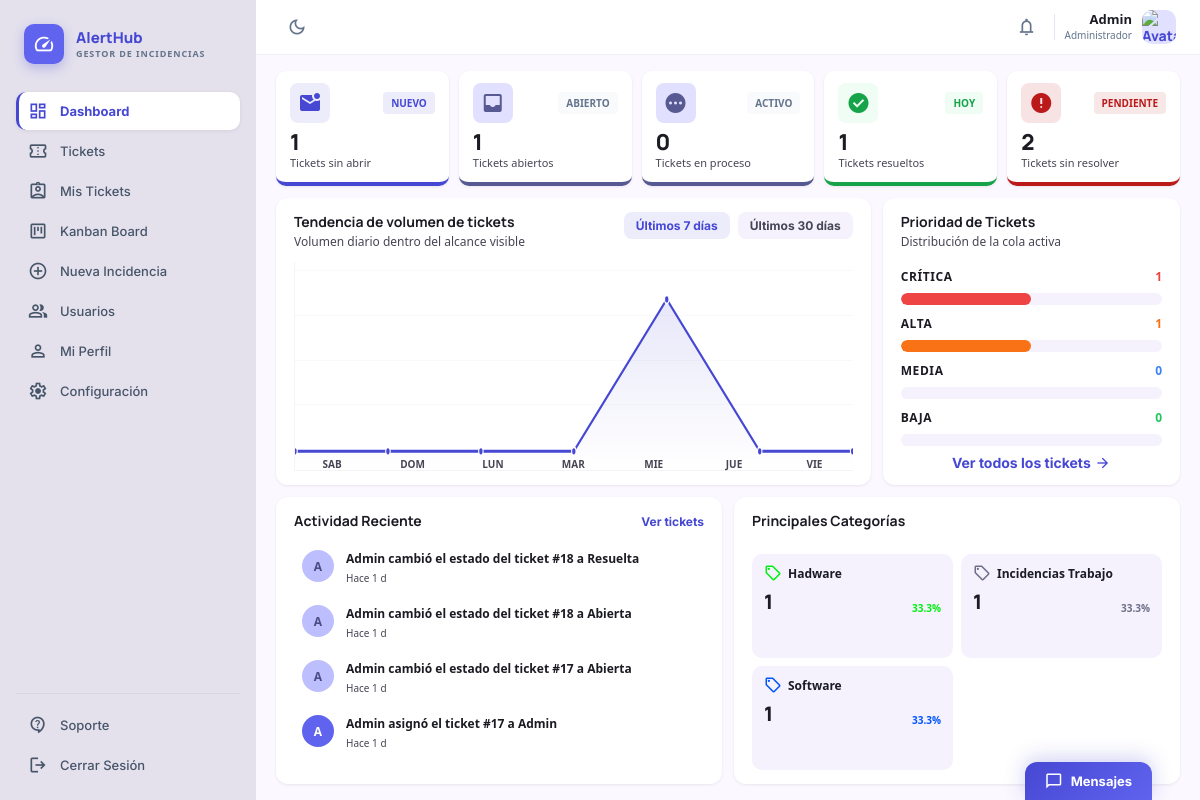
/index.php?controller=Dashboard&action=index (signed in), run on the app's committed database.
### tables this page shows
CREATE TABLE `ticket_comments` (
  `id` int(11) NOT NULL,
  `ticket_id` int(11) NOT NULL,
  `user_id` int(11) DEFAULT NULL,
  `contenido` text NOT NULL,
  `is_internal` tinyint(1) NOT NULL DEFAULT 0,
  `event_type` varchar(30) DEFAULT NULL,
  `created_at` datetime NOT NULL DEFAULT current_timestamp(),
  `updated_at` datetime DEFAULT NULL ON UPDATE current_timestamp()
);

CREATE TABLE `users` (
  `id` int(11) NOT NULL,
  `nombre` varchar(80) NOT NULL,
  `email` varchar(120) NOT NULL,
  `password_hash` varchar(255) NOT NULL,
  `rol` enum('admin','user','cliente') NOT NULL DEFAULT 'user',
  `departamento_id` int(11) DEFAULT NULL,
  `remember_token` varchar(64) DEFAULT NULL,
  `avatar_path` varchar(255) DEFAULT NULL,
  `last_login_at` datetime DEFAULT NULL,
  `last_seen_at` datetime DEFAULT NULL,
  `is_active` tinyint(1) NOT NULL DEFAULT 1,
  `must_change_password` tinyint(1) NOT NULL DEFAULT 0,
  `remember_token_expires_at` datetime DEFAULT NULL,
  `created_at` datetime NOT NULL DEFAULT current_timestamp(),
  `updated_at` datetime DEFAULT NULL ON UPDATE current_timestamp(),
  `api_token_hash` varchar(64) DEFAULT NULL,
  `notification_prefs` text DEFAULT NULL
);

### views/dashboardView.php (shortened to what the rows shown need)
<?php
$recentEvents ??= [];
function db_time_ago(?string $date): string {
  $ts = strtotime($date);
  $diff = time() - $ts;
  return "Hace " . floor($diff / 86400) . " d";
}
function db_event_meta(array $e): array {
  $actor = trim((string)($e["actor_nombre"] ?? ""));
  $actor = $actor !== "" ? $actor : "Alguien";
  $ticketId = (int)($e["ticket_id"] ?? 0);
  $ticketTitle = (string)($e["titulo"] ?? "");
  $eventType = trim((string)($e["event_type"] ?? ""));
  $content = trim((string)($e["contenido"] ?? ""));
  $isInternal = !empty($e["is_internal"]);
  if ($eventType === "state_change") {
    [$old, $new] = array_pad(explode("|", $content, 2), 2, "");
    $stateLabel = [
      "sin_abrir" => "Sin abrir",
      "abierta" => "Abierta",
      "en_proceso" => "En proceso",
      "resuelta" => "Resuelta",
      "cerrada" => "Cerrada",
    ];
    $to = $stateLabel[$new] ?? ($new !== "" ? $new : "nuevo estado");
    return [
      "icon" => "swap_horiz",
      "class" => "secondary",
      "text" => $actor . " cambió el estado del ticket #" . $ticketId . " a " . $to,
      "quote" => "",
      "internal" => false,
      "ticket_title" => $ticketTitle,
    ];
  }
  if ($eventType === "assignment") {
    $who = $content !== "" ? $content : "un agente";
    return [
      "icon" => "assignment_ind",
      "class" => "primary",
      "text" => $actor . " asignó el ticket #" . $ticketId . " a " . $who,
      "quote" => "",
      "internal" => false,
      "ticket_title" => $ticketTitle,
    ];
  }
  return [
    "icon" => "comment",
    "class" => $isInternal ? "secondary" : "primary",
    "text" => $actor . " comentó en el ticket #" . $ticketId,
    "quote" => $content,
    "internal" => $isInternal,
    "ticket_title" => $ticketTitle,
  ];
}
?>
<?php require_once "views/common/cabecera.php"; ?>
<link rel="stylesheet" href="<?= BASE ?>/assets/css/app.css">
<link rel="stylesheet" href="<?= BASE ?>/assets/css/dashboard.css">
<aside class="app-sidebar">
  <div class="app-brand">
    <div>
      <h1>AlertHub</h1>
    </div>
  </div>
</aside>
<main class="app-main" id="main-content">
  <div class="app-canvas">
    <div class="db-bottom-row">
      <div class="db-card">
        <div class="db-feed-list">
          <?php if (empty($recentEvents)): ?>
            <p class="db-empty">No hay actividad reciente visible.</p>
          <?php else: ?>
            <?php foreach ($recentEvents as $ev):
              $meta = db_event_meta($ev);
              $actorName = trim((string)($ev["actor_nombre"] ?? ""));
              $initial = strtoupper(substr($actorName !== "" ? $actorName : "N", 0, 1));
            ?>
            <div class="db-feed-item">
              <div class="db-feed-avatar">
                <div class="db-feed-avatar-circle <?= htmlspecialchars($meta["class"]) ?>">
                  <?= htmlspecialchars($initial) ?>
                </div>
              </div>
              <div class="db-feed-body">
                <p class="db-feed-text">
                  <a href="index.php?controller=Ticket&action=detalle&id=<?= (int)$ev["ticket_id"] ?>" class="negrita db-feed-link">
                    <?= htmlspecialchars($meta["text"]) ?>
                  </a>
                </p>
                <p class="db-feed-time">
                  <?= htmlspecialchars(db_time_ago((string)($ev["created_at"] ?? null))) ?>
                </p>
              </div>
            </div>
            <?php endforeach; ?>
          <?php endif; ?>
        </div>
      </div>
    </div>
  </div>
</main>
<?php require_once "views/common/pie.php"; ?>

### data on the page
ticket_comments: user.nombre "A", text "Admin cambió el estado del ticket #18 a Resuelta", created_at "Hace 1 d"
ticket_comments: user.nombre "A", text "Admin cambió el estado del ticket #18 a Abierta", created_at "Hace 1 d"
ticket_comments: user.nombre "A", text "Admin cambió el estado del ticket #17 a Abierta", created_at "Hace 1 d"
ticket_comments: user.nombre "A", text "Admin asignó el ticket #17 a Admin", created_at "Hace 1 d"

### other printed values
$user["nombre"] "Admin"
$cargo "Administrador"
$summary["sin_abrir"] "1"
$summary["abiertas"] "1"
$summary["en_proceso"] "0"
$summary["resueltas"] "1"
$summary["sin_resolver"] "2"
$row["label"] "CRÍTICA"
$row["count"] "1"
$row["label"] "ALTA"
$row["label"] "MEDIA"
$row["count"] "0"
$row["label"] "BAJA"
$cat["nombre"] "Hadware"
$cat["count"] "1"
